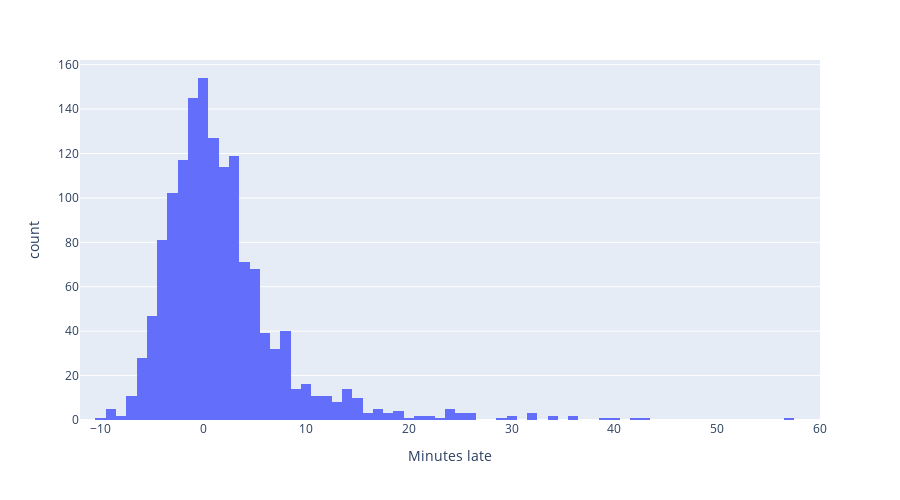

Here is the notebook cell this chart was saved with:
### Code cell
fig = px.histogram(times, x='minutes_late', width=900, height=500)
fig.update_xaxes(range=[-12, 60], title_text='Minutes late')
fig

### Figure 1 — Plotly figure (JSON) as saved in the notebook; plotly's stock layout.template omitted (floating-point values rounded to 4 significant figures; data arrays with more than 128 entries replaced by an {"elided": "..."} marker saying what was removed)
{"data": [{"alignmentgroup": "True", "bingroup": "x", "hovertemplate": "minutes_late=%{x}<br>count=%{y}<extra></extra>", "legendgroup": "", "marker": {"color": "#636efa", "pattern": {"shape": ""}}, "name": "", "offsetgroup": "", "orientation": "v", "showlegend": false, "type": "histogram", "x": {"elided": "1434 float values"}, "xaxis": "x", "yaxis": "y"}], "layout": {"barmode": "relative", "height": 500, "legend": {"tracegroupgap": 0}, "margin": {"t": 60}, "width": 900, "xaxis": {"anchor": "y", "domain": [0, 1], "range": [-12, 60], "title": {"text": "Minutes late"}}, "yaxis": {"anchor": "x", "domain": [0, 1], "title": {"text": "count"}}}}
